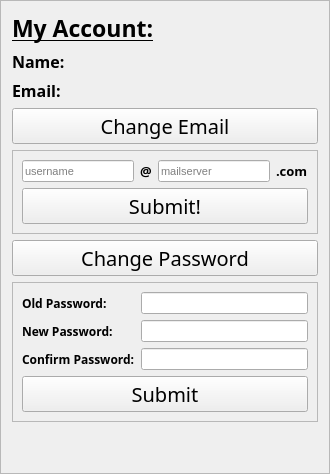
         <widget class="QFrame" name="clinicianSettingFrame">
          <property name="sizePolicy">
           <sizepolicy hsizetype="Fixed" vsizetype="Preferred">
            <horstretch>0</horstretch>
            <verstretch>0</verstretch>
           </sizepolicy>
          </property>
          <property name="minimumSize">
           <size>
            <width>330</width>
            <height>0</height>
           </size>
          </property>
          <property name="maximumSize">
           <size>
            <width>330</width>
            <height>16777215</height>
           </size>
          </property>
          <property name="frameShape">
           <enum>QFrame::StyledPanel</enum>
          </property>
          <property name="frameShadow">
           <enum>QFrame::Raised</enum>
          </property>
          <layout class="QVBoxLayout" name="verticalLayout_21">
           <item>
            <widget class="QLabel" name="label_123">
             <property name="font">
              <font>
               <family>MV Boli</family>
               <pointsize>17</pointsize>
               <weight>75</weight>
               <bold>true</bold>
               <underline>true</underline>
              </font>
             </property>
             <property name="text">
              <string>My Account:</string>
             </property>
            </widget>
           </item>
           <item>
            <layout class="QVBoxLayout" name="verticalLayout_22">
             <item>
              <widget class="QLabel" name="clinicianSettingName">
               <property name="font">
                <font>
                 <family>MV Boli</family>
                 <pointsize>12</pointsize>
                 <weight>75</weight>
                 <bold>true</bold>
                </font>
               </property>
               <property name="text">
                <string>Name:</string>
               </property>
              </widget>
             </item>
             <item>
              <widget class="QLabel" name="clinicianSettingEmail">
               <property name="font">
                <font>
                 <family>MV Boli</family>
                 <pointsize>12</pointsize>
                 <weight>75</weight>
                 <bold>true</bold>
                </font>
               </property>
               <property name="text">
                <string>Email:</string>
               </property>
              </widget>
             </item>
            </layout>
           </item>
           <item>
            <widget class="QPushButton" name="clinicianSettingChangeEmail">
             <property name="sizePolicy">
              <sizepolicy hsizetype="Expanding" vsizetype="Fixed">
               <horstretch>0</horstretch>
               <verstretch>0</verstretch>
              </sizepolicy>
             </property>
             <property name="font">
              <font>
               <family>Impact</family>
               <pointsize>15</pointsize>
              </font>
             </property>
             <property name="text">
              <string>Change Email</string>
             </property>
            </widget>
           </item>
           <item>
            <widget class="QFrame" name="clinicianSettingChangeEmailFrame">
             <property name="frameShape">
              <enum>QFrame::StyledPanel</enum>
             </property>
             <property name="frameShadow">
              <enum>QFrame::Raised</enum>
             </property>
             <layout class="QVBoxLayout" name="verticalLayout_23">
              <item>
               <layout class="QHBoxLayout" name="horizontalLayout_24">
                <item>
                 <widget class="QLineEdit" name="clinicianSettingChangeEmailUser">
                  <property name="font">
                   <font>
                    <family>MS Shell Dlg 2</family>
                    <pointsize>8</pointsize>
                    <weight>50</weight>
                    <bold>false</bold>
                   </font>
                  </property>
                  <property name="maxLength">
                   <number>64</number>
                  </property>
                  <property name="placeholderText">
                   <string>username</string>
                  </property>
                 </widget>
                </item>
                <item>
                 <widget class="QLabel" name="label_124">
                  <property name="font">
                   <font>
                    <family>MV Boli</family>
                    <pointsize>10</pointsize>
                    <weight>75</weight>
                    <bold>true</bold>
                   </font>
                  </property>
                  <property name="text">
                   <string>@</string>
                  </property>
                 </widget>
                </item>
                <item>
                 <widget class="QLineEdit" name="clinicianSettingChangeEmailServer">
                  <property name="font">
                   <font>
                    <family>MS Shell Dlg 2</family>
                    <pointsize>8</pointsize>
                    <weight>50</weight>
                    <bold>false</bold>
                   </font>
                  </property>
                  <property name="maxLength">
                   <number>32</number>
                  </property>
                  <property name="placeholderText">
                   <string>mailserver</string>
                  </property>
                 </widget>
                </item>
                <item>
                 <widget class="QLabel" name="label_125">
                  <property name="font">
                   <font>
                    <family>MV Boli</family>
                    <pointsize>10</pointsize>
                    <weight>75</weight>
                    <bold>true</bold>
                   </font>
                  </property>
                  <property name="text">
                   <string>.com</string>
                  </property>
                 </widget>
                </item>
               </layout>
              </item>
              <item>
               <widget class="QPushButton" name="clinicianSettingChangeEmailSubmit">
                <property name="sizePolicy">
                 <sizepolicy hsizetype="Expanding" vsizetype="Fixed">
                  <horstretch>0</horstretch>
                  <verstretch>0</verstretch>
                 </sizepolicy>
                </property>
                <property name="font">
                 <font>
                  <family>Impact</family>
                  <pointsize>15</pointsize>
                 </font>
                </property>
                <property name="text">
                 <string>Submit!</string>
                </property>
               </widget>
              </item>
             </layout>
            </widget>
           </item>
           <item>
            <widget class="QPushButton" name="clinicianSettingChangePassword">
             <property name="sizePolicy">
              <sizepolicy hsizetype="Expanding" vsizetype="Fixed">
               <horstretch>0</horstretch>
               <verstretch>0</verstretch>
              </sizepolicy>
             </property>
             <property name="font">
              <font>
               <family>Impact</family>
               <pointsize>15</pointsize>
              </font>
             </property>
             <property name="text">
              <string>Change Password</string>
             </property>
            </widget>
           </item>
           <item>
            <widget class="QFrame" name="clinicianSettingChangePasswordFrame">
             <property name="frameShape">
              <enum>QFrame::StyledPanel</enum>
             </property>
             <property name="frameShadow">
              <enum>QFrame::Raised</enum>
             </property>
             <layout class="QFormLayout" name="formLayout_21">
              <item row="0" column="0">
               <widget class="QLabel" name="label_126">
                <property name="font">
                 <font>
                  <family>MV Boli</family>
                  <pointsize>9</pointsize>
                  <weight>75</weight>
                  <bold>true</bold>
                 </font>
                </property>
                <property name="text">
                 <string>Old Password:</string>
                </property>
               </widget>
              </item>
              <item row="0" column="1">
               <widget class="QLineEdit" name="clinicianSettingChangePasswordOldPass">
                <property name="echoMode">
                 <enum>QLineEdit::Password</enum>
                </property>
               </widget>
              </item>
              <item row="1" column="0">
               <widget class="QLabel" name="label_127">
                <property name="font">
                 <font>
                  <family>MV Boli</family>
                  <pointsize>9</pointsize>
                  <weight>75</weight>
                  <bold>true</bold>
                 </font>
                </property>
                <property name="text">
                 <string>New Password:</string>
                </property>
               </widget>
              </item>
              <item row="1" column="1">
               <widget class="QLineEdit" name="clinicianSettingChangePasswordNewPass">
                <property name="echoMode">
                 <enum>QLineEdit::Password</enum>
                </property>
               </widget>
              </item>
              <item row="2" column="0">
               <widget class="QLabel" name="label_128">
                <property name="font">
                 <font>
                  <family>MV Boli</family>
                  <pointsize>9</pointsize>
                  <weight>75</weight>
                  <bold>true</bold>
                 </font>
                </property>
                <property name="text">
                 <string>Confirm Password:</string>
                </property>
               </widget>
              </item>
              <item row="2" column="1">
               <widget class="QLineEdit" name="clinicianSettingChangePasswordConfirmPass">
                <property name="echoMode">
                 <enum>QLineEdit::Password</enum>
                </property>
               </widget>
              </item>
              <item row="3" column="0" colspan="2">
               <widget class="QPushButton" name="clinicianSettingChangePasswordSubmit">
                <property name="sizePolicy">
                 <sizepolicy hsizetype="Expanding" vsizetype="Fixed">
                  <horstretch>0</horstretch>
                  <verstretch>0</verstretch>
                 </sizepolicy>
                </property>
                <property name="font">
                 <font>
                  <family>Impact</family>
                  <pointsize>15</pointsize>
                 </font>
                </property>
                <property name="text">
                 <string>Submit</string>
                </property>
               </widget>
              </item>
             </layout>
            </widget>
           </item>
           <item>
            <spacer name="verticalSpacer_15">
             <property name="orientation">
              <enum>Qt::Vertical</enum>
             </property>
             <property name="sizeHint" stdset="0">
              <size>
               <width>20</width>
               <height>40</height>
              </size>
             </property>
            </spacer>
           </item>
          </layout>
         </widget>
